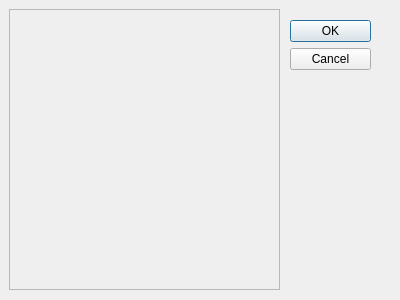
<?xml version="1.0" encoding="UTF-8"?>
<ui version="4.0">
 <class>Dialog</class>
 <widget class="QDialog" name="Dialog">
  <property name="geometry">
   <rect>
    <x>0</x>
    <y>0</y>
    <width>400</width>
    <height>300</height>
   </rect>
  </property>
  <property name="windowTitle">
   <string>Dialog</string>
  </property>
  <widget class="QDialogButtonBox" name="buttonBox">
   <property name="geometry">
    <rect>
     <x>290</x>
     <y>20</y>
     <width>81</width>
     <height>241</height>
    </rect>
   </property>
   <property name="orientation">
    <enum>Qt::Vertical</enum>
   </property>
   <property name="standardButtons">
    <set>QDialogButtonBox::Cancel|QDialogButtonBox::Ok</set>
   </property>
  </widget>
  <widget class="QScrollArea" name="scrollArea">
   <property name="geometry">
    <rect>
     <x>9</x>
     <y>9</y>
     <width>271</width>
     <height>281</height>
    </rect>
   </property>
   <property name="widgetResizable">
    <bool>true</bool>
   </property>
   <widget class="QWidget" name="scrollAreaWidgetContents_2">
    <property name="geometry">
     <rect>
      <x>0</x>
      <y>0</y>
      <width>269</width>
      <height>279</height>
     </rect>
    </property>
   </widget>
  </widget>
 </widget>
 <resources/>
 <connections>
  <connection>
   <sender>buttonBox</sender>
   <signal>accepted()</signal>
   <receiver>Dialog</receiver>
   <slot>accept()</slot>
   <hints>
    <hint type="sourcelabel">
     <x>248</x>
     <y>254</y>
    </hint>
    <hint type="destinationlabel">
     <x>157</x>
     <y>274</y>
    </hint>
   </hints>
  </connection>
  <connection>
   <sender>buttonBox</sender>
   <signal>rejected()</signal>
   <receiver>Dialog</receiver>
   <slot>reject()</slot>
   <hints>
    <hint type="sourcelabel">
     <x>316</x>
     <y>260</y>
    </hint>
    <hint type="destinationlabel">
     <x>286</x>
     <y>274</y>
    </hint>
   </hints>
  </connection>
 </connections>
</ui>
